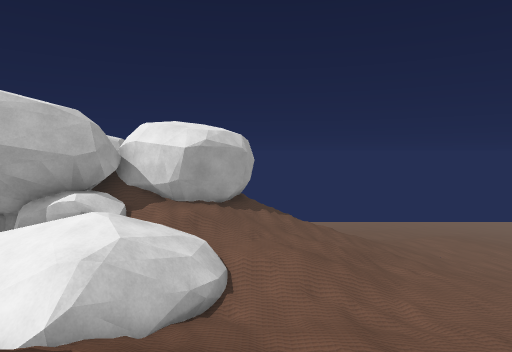
view 1 (above)

12 first-person views from a walk through a scene from a Unity 3-D project. The camera is 1.5 m above the floor, tilts 4° down and sees 75° across. The floor is counted in squares, 1 m on a side. Each view is taken from the middle of a square. On the plan, view 1 faces up. The plan holds only what a view shows up to about 15 squares ahead; the rest is blank. The place goes on beyond the plan. The player character is not drawn. Some animated figures are not drawn.

view 2
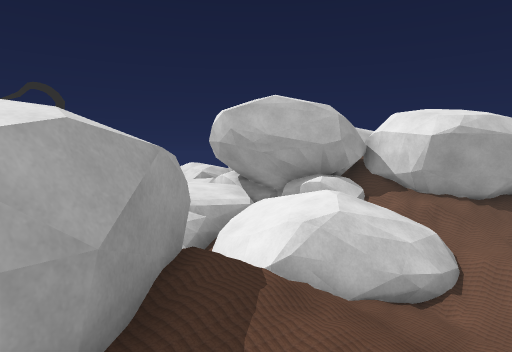

view 3
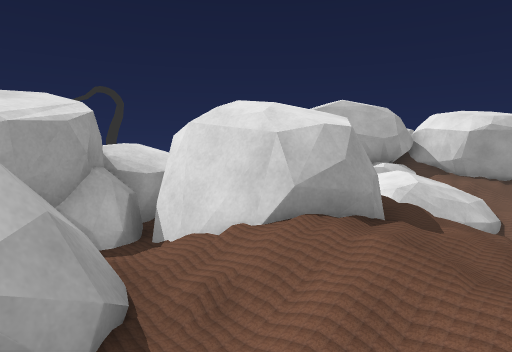

view 4
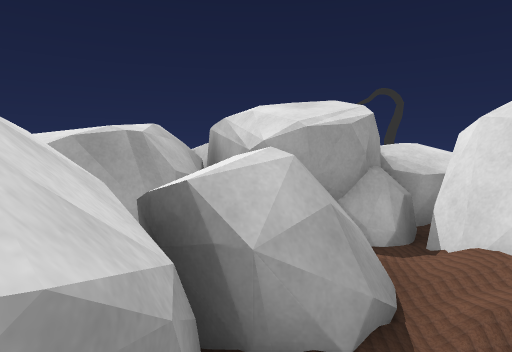

view 5
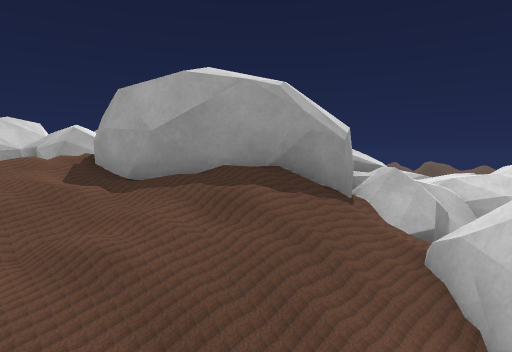

view 6
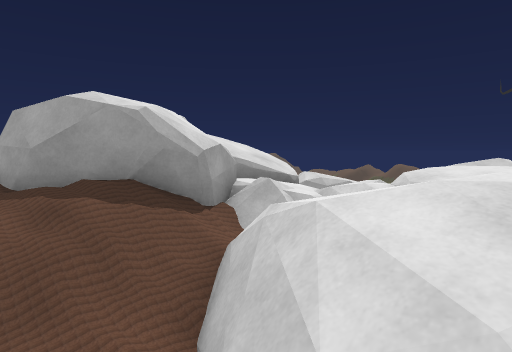

view 7
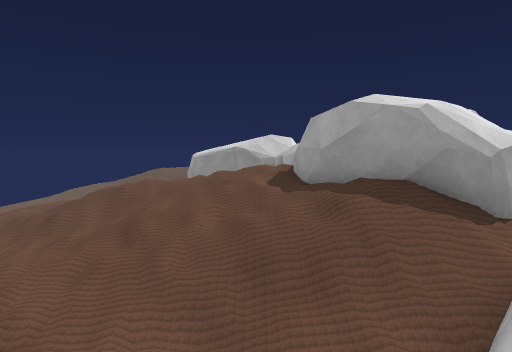

view 8
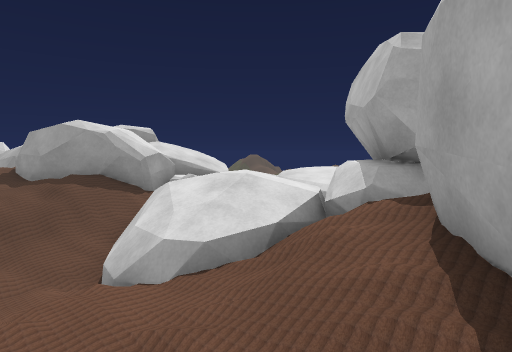

view 9
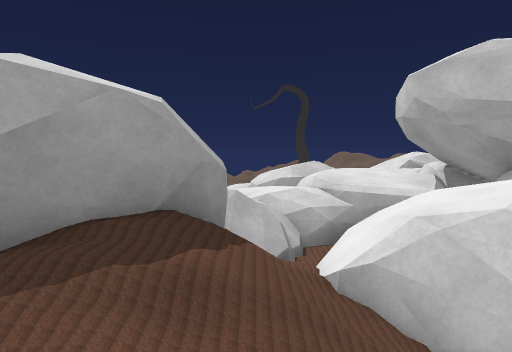

view 10
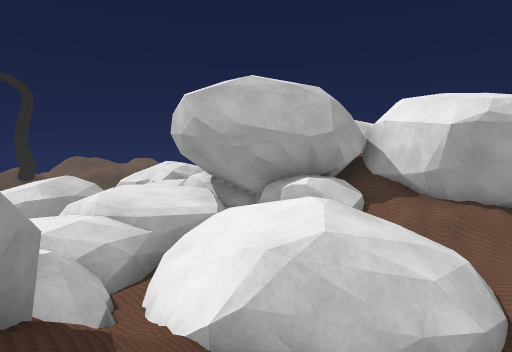

view 11
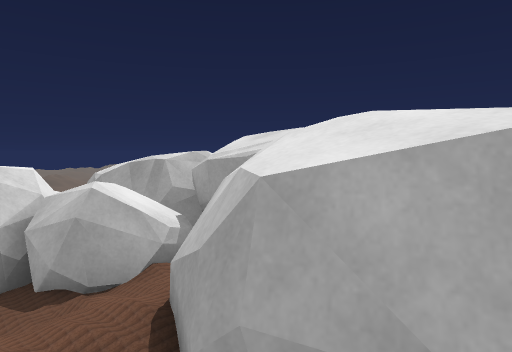

view 12
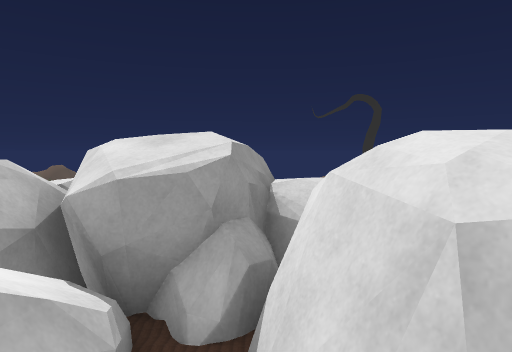

### Floor plan
Key: @ floor where view 1 was taken; # wall or solid block; . main floor; : floor 0.25 m higher than the main floor; - floor 0.25 m lower than the main floor; + floor 0.5 m higher than the main floor; _ floor 0.5 m lower than the main floor; * floor 0.75 m higher than the main floor; < floor 0.75 m lower than the main floor; % floor 1 m higher than the main floor; ( floor 1 m lower than the main floor; & floor 1.25 m higher than the main floor; ! floor 1.25 m lower than the main floor; $ floor 1.75 m higher than the main floor; / step, stairs or slope; = window, fence, low wall or low ledge; ^ raised ledge; v drop or lower ground.
Columns run from 11 left of view 1 to 1 right of it. Each row starts with its distance up from view 1.
 13      ##    //
 12       #   #//
 11       #####//
 10       ####///
  9       ##////<
  8   ######//__/
  7    ###=:+:///
  6      #=:+#=(!
  5 #v  :.-.:=//(
  4 ^^= ..<</////
  3 #v--...==////
  2   - #..##=///
  1  -v =+==$#=//
  0  .v *%  $#=@/
 -1      &&v$==//
 -2      ^^^v////
 -3       ^##=/-
 -4       ^^====/
 -5     #^^=v=^^^
 -6       ^^=#^ ^
 -7        ^^
 -8         #

Positions as (right, up) in squares from view 1, and headings:
1: (0, 0), facing up
2: (1, 0), facing up-left
3: (1, -4), facing up-left
4: (1, -4), facing left
5: (1, 5), facing down-left
6: (0, 7), facing down-left
7: (0, 7), facing down
8: (1, 11), facing down-left
9: (1, 3), facing left
10: (0, 2), facing up-left
11: (0, 1), facing down-left
12: (0, -2), facing left
